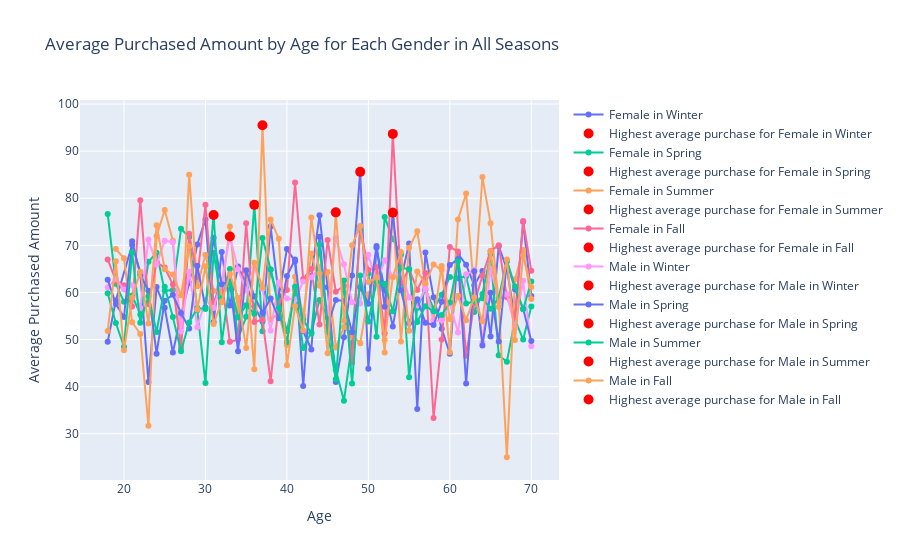

Notebook code for this chart:
### Code cell
# Python
import plotly.graph_objects as go

# Define the genders
Genders = ["Female", "Male"]

# Create a figure
fig = go.Figure()

# Loop through each gender and create the plots
for gender in Genders:
    # Filter the dataset for the given gender
    gender_df = df[df["Gender"] == gender]

    # Calculate the average purchased amount by age for all seasons
    avg_purchased_amount = (
        gender_df.groupby(["Season", "Age"])["Purchase Amount (USD)"]
        .mean()
        .reset_index()
    )

    # Loop through each season and create the line plots
    for season in df["Season"].unique():
        season_data = avg_purchased_amount[avg_purchased_amount["Season"] == season]
        fig.add_trace(
            go.Scatter(
                x=season_data["Age"],
                y=season_data["Purchase Amount (USD)"],
                mode="lines+markers",
                name=f"{gender} in {season}",
            )
        )

        # Find the age with the highest average purchase amount
        max_purchase_age = season_data["Age"][
            season_data["Purchase Amount (USD)"].idxmax()
        ]

        # Add a point for the highest average purchase amount
        fig.add_trace(
            go.Scatter(
                x=[max_purchase_age],
                y=[season_data["Purchase Amount (USD)"].max()],
                mode="markers",
                marker=dict(
                    size=10,
                    color="Red",
                ),
                name=f"Highest average purchase for {gender} in {season}",
            )
        )

# Set titles and labels
fig.update_layout(
    title="Average Purchased Amount by Age for Each Gender in All Seasons",
    xaxis_title="Age",
    yaxis_title="Average Purchased Amount",
)

# Show the plot
fig.show()

### Figure 1 — Plotly figure (JSON) as saved in the notebook; plotly's stock layout.template omitted (floating-point values rounded to 4 significant figures)
{"data": [{"mode": "lines+markers", "name": "Female in Winter", "type": "scatter", "x": [18, 19, 21, 22, 23, 24, 25, 26, 27, 28, 29, 30, 31, 32, 33, 34, 35, 36, 37, 38, 39, 40, 41, 42, 43, 44, 45, 46, 47, 48, 49, 50, 51, 52, 53, 54, 55, 56, 57, 58, 59, 60, 61, 62, 63, 64, 65, 66, 67, 68, 69, 70], "y": [49.5, 58.3, 70.11, 64.27, 41, 61.14, 56.75, 47.25, 55.22, 62, 70.2, 75.5, 53.71, 68.6, 57.22, 65.5, 61.71, 57, 53.8, 74, 59.25, 69.2, 66.6, 40.14, 63.5, 76.4, 61.09, 41, 50.5, 63.57, 85.6, 43.8, 69.5, 60.5, 52.75, 62.83, 70.4, 35.25, 68.5, 59, 52.29, 47, 68.2, 65.9, 61.5, 64.57, 50.67, 69.8, 65, 54.33, 75, 59.25]}, {"marker": {"color": "Red", "size": 10}, "mode": "markers", "name": "Highest average purchase for Female in Winter", "type": "scatter", "x": [49], "y": [85.6]}, {"mode": "lines+markers", "name": "Female in Spring", "type": "scatter", "x": [18, 19, 20, 21, 22, 23, 24, 25, 26, 27, 28, 29, 30, 31, 32, 33, 34, 35, 36, 37, 38, 39, 40, 41, 42, 43, 44, 45, 46, 47, 48, 49, 50, 51, 52, 53, 54, 55, 56, 57, 58, 59, 60, 61, 62, 63, 64, 65, 66, 67, 68, 69, 70], "y": [76.67, 61.83, 58, 59.33, 55.33, 66.5, 68.43, 60.33, 60.5, 73.5, 71.75, 56.2, 40.75, 68.38, 58, 65, 50.2, 54.83, 78.6, 51.75, 64.89, 58, 51.78, 60.5, 48.2, 51.5, 58.4, 54.67, 43.56, 37, 49.2, 73.25, 64, 50.6, 76, 71.33, 68, 42, 56.67, 60.64, 56.6, 59.5, 63.25, 63, 63.45, 55.86, 59.67, 68.17, 46.67, 45.29, 54.2, 50, 57]}, {"marker": {"color": "Red", "size": 10}, "mode": "markers", "name": "Highest average purchase for Female in Spring", "type": "scatter", "x": [36], "y": [78.6]}, {"mode": "lines+markers", "name": "Female in Summer", "type": "scatter", "x": [19, 20, 21, 22, 23, 24, 25, 26, 27, 28, 29, 30, 31, 32, 33, 34, 35, 36, 37, 38, 39, 40, 41, 42, 43, 44, 45, 46, 47, 48, 49, 50, 51, 52, 53, 54, 55, 56, 57, 58, 59, 60, 61, 62, 63, 64, 65, 66, 67, 68, 69, 70], "y": [69.2, 67.25, 53.67, 51.17, 31.67, 72, 77.5, 71, 48.83, 85, 61.33, 68, 60.29, 60, 74, 55.62, 64.33, 43.67, 95.5, 54.2, 55.57, 48.8, 63.33, 55, 68.29, 61.43, 64.33, 48.3, 52.67, 50.83, 49.2, 59.6, 64.17, 47.22, 77.43, 49.6, 69.5, 73, 61.75, 54.17, 65.6, 47.29, 75.5, 81, 59.75, 84.5, 74.67, 58, 25, 62.78, 69, 58.6]}, {"marker": {"color": "Red", "size": 10}, "mode": "markers", "name": "Highest average purchase for Female in Summer", "type": "scatter", "x": [37], "y": [95.5]}, {"mode": "lines+markers", "name": "Female in Fall", "type": "scatter", "x": [18, 19, 20, 21, 22, 23, 24, 25, 26, 27, 28, 29, 30, 31, 32, 33, 34, 35, 36, 37, 38, 39, 40, 41, 42, 43, 44, 45, 46, 47, 48, 49, 50, 51, 52, 53, 54, 55, 56, 57, 58, 59, 60, 61, 62, 63, 64, 65, 66, 67, 68, 69, 70], "y": [67, 62.5, 61.5, 57, 79.6, 57.5, 66.4, 65.29, 61.67, 48.14, 72.45, 63.25, 78.6, 57.75, 62.29, 49.5, 50, 74.67, 53.7, 54.25, 41.14, 57.71, 60.5, 83.33, 62.88, 65, 53.17, 71.14, 60.14, 61.43, 45.14, 74, 64.78, 65.38, 51.33, 93.67, 62, 65, 60.5, 64.14, 33.33, 50, 69.67, 68.67, 46.57, 57.67, 63.6, 68.8, 70, 59, 54.6, 75.14, 64.6]}, {"marker": {"color": "Red", "size": 10}, "mode": "markers", "name": "Highest average purchase for Female in Fall", "type": "scatter", "x": [53], "y": [93.67]}, {"mode": "lines+markers", "name": "Male in Winter", "type": "scatter", "x": [18, 19, 20, 21, 22, 23, 24, 25, 26, 27, 28, 29, 30, 31, 32, 33, 34, 35, 36, 37, 38, 39, 40, 41, 42, 43, 44, 45, 46, 47, 48, 49, 50, 51, 52, 53, 54, 55, 56, 57, 58, 59, 60, 61, 62, 63, 64, 65, 66, 67, 68, 69, 70], "y": [61.12, 62.83, 60.64, 61.55, 56.71, 71.22, 65.94, 71, 70.67, 51.69, 64.42, 52.62, 58.4, 56.69, 62.46, 71.88, 64.91, 60.43, 65.33, 60.75, 51.93, 62.14, 58.73, 58.42, 62.31, 63.19, 65.44, 55.53, 71.56, 66, 57.93, 57.67, 68, 62, 66.82, 63.23, 64.5, 58.94, 57.2, 60.93, 53.83, 54.11, 57.71, 51.5, 63.85, 64.82, 49.25, 65, 58.71, 59.62, 52.55, 62.47, 48.56]}, {"marker": {"color": "Red", "size": 10}, "mode": "markers", "name": "Highest average purchase for Male in Winter", "type": "scatter", "x": [33], "y": [71.88]}, {"mode": "lines+markers", "name": "Male in Spring", "type": "scatter", "x": [18, 19, 20, 21, 22, 23, 24, 25, 26, 27, 28, 29, 30, 31, 32, 33, 34, 35, 36, 37, 38, 39, 40, 41, 42, 43, 44, 45, 46, 47, 48, 49, 50, 51, 52, 53, 54, 55, 56, 57, 58, 59, 60, 61, 62, 63, 64, 65, 66, 67, 68, 69, 70], "y": [62.71, 57.53, 54.79, 70.85, 63.7, 60.33, 47, 58.25, 59.5, 55.62, 52.36, 65.64, 56.8, 71.6, 61.71, 62.4, 47.5, 64.71, 59.12, 55.69, 58.69, 54.5, 63.47, 67, 51.75, 47.88, 71.83, 52.83, 58.41, 58.2, 51.56, 61.11, 57.58, 69.88, 56.93, 76.92, 60.47, 53.45, 58.57, 53.56, 53.07, 58, 65.8, 67.09, 40.64, 64.5, 48.71, 59.95, 49.58, 66.6, 60.7, 56.53, 49.69]}, {"marker": {"color": "Red", "size": 10}, "mode": "markers", "name": "Highest average purchase for Male in Spring", "type": "scatter", "x": [53], "y": [76.92]}, {"mode": "lines+markers", "name": "Male in Summer", "type": "scatter", "x": [18, 19, 20, 21, 22, 23, 24, 25, 26, 27, 28, 29, 30, 31, 32, 33, 34, 35, 36, 37, 38, 39, 40, 41, 42, 43, 44, 45, 46, 47, 48, 49, 50, 51, 52, 53, 54, 55, 56, 57, 58, 59, 60, 61, 62, 63, 64, 65, 66, 67, 68, 69, 70], "y": [59.85, 53.5, 48.47, 68.5, 53.55, 59.17, 51.6, 61.21, 54.79, 47.5, 53.62, 56.69, 56.5, 76.44, 49.4, 62, 54.7, 57.27, 55.46, 71.56, 64.89, 56.75, 49.4, 61.19, 54.25, 51.27, 70.17, 51.6, 41.56, 62.56, 40.64, 63.6, 53.81, 62.22, 61.8, 56, 65.26, 64.92, 53.73, 57.06, 56, 55.23, 57.88, 66.6, 57.67, 58.07, 58.76, 56.55, 58.85, 66.78, 61.27, 56.44, 62.3]}, {"marker": {"color": "Red", "size": 10}, "mode": "markers", "name": "Highest average purchase for Male in Summer", "type": "scatter", "x": [31], "y": [76.44]}, {"mode": "lines+markers", "name": "Male in Fall", "type": "scatter", "x": [18, 19, 20, 21, 22, 23, 24, 25, 26, 27, 28, 29, 30, 31, 32, 33, 34, 35, 36, 37, 38, 39, 40, 41, 42, 43, 44, 45, 46, 47, 48, 49, 50, 51, 52, 53, 54, 55, 56, 57, 58, 59, 60, 61, 62, 63, 64, 65, 66, 67, 68, 69, 70], "y": [51.83, 66.6, 47.71, 58.88, 64.4, 53.4, 74.25, 64.93, 63.8, 59.38, 69.79, 56.4, 65.57, 53.29, 58.08, 63.93, 58.89, 48.18, 66.3, 61.06, 75.5, 71.38, 44.56, 57.1, 51.91, 75.89, 64, 47.09, 77, 54, 70, 74.11, 62.22, 63.1, 49.9, 63.29, 68.6, 51.88, 64.46, 61.88, 65.94, 64.75, 54.36, 59.27, 54.11, 59, 53.87, 68.73, 56.91, 67, 49.91, 67.85, 61.15]}, {"marker": {"color": "Red", "size": 10}, "mode": "markers", "name": "Highest average purchase for Male in Fall", "type": "scatter", "x": [46], "y": [77]}], "layout": {"title": {"text": "Average Purchased Amount by Age for Each Gender in All Seasons"}, "xaxis": {"title": {"text": "Age"}}, "yaxis": {"title": {"text": "Average Purchased Amount"}}}}
